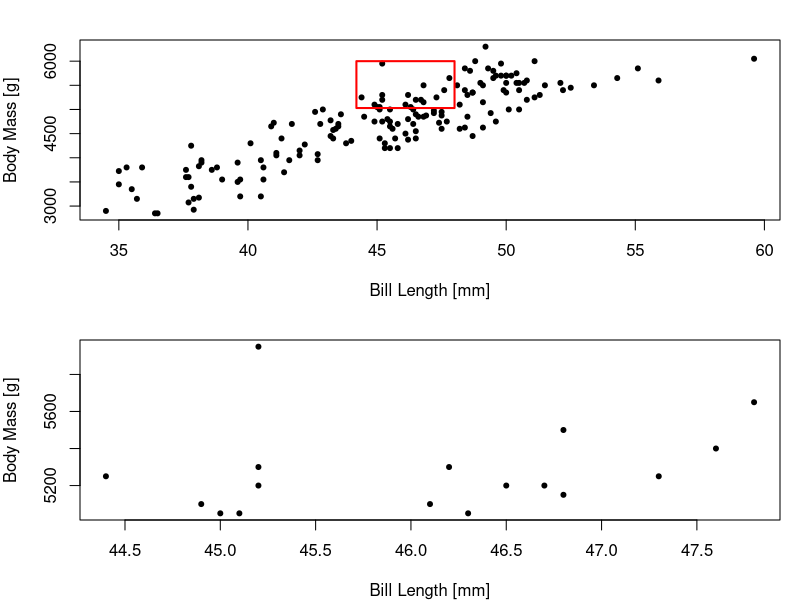
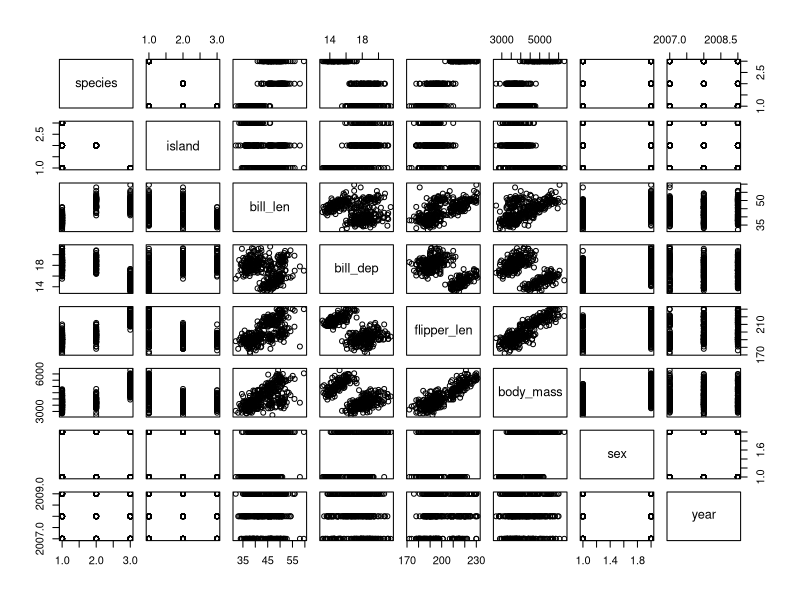
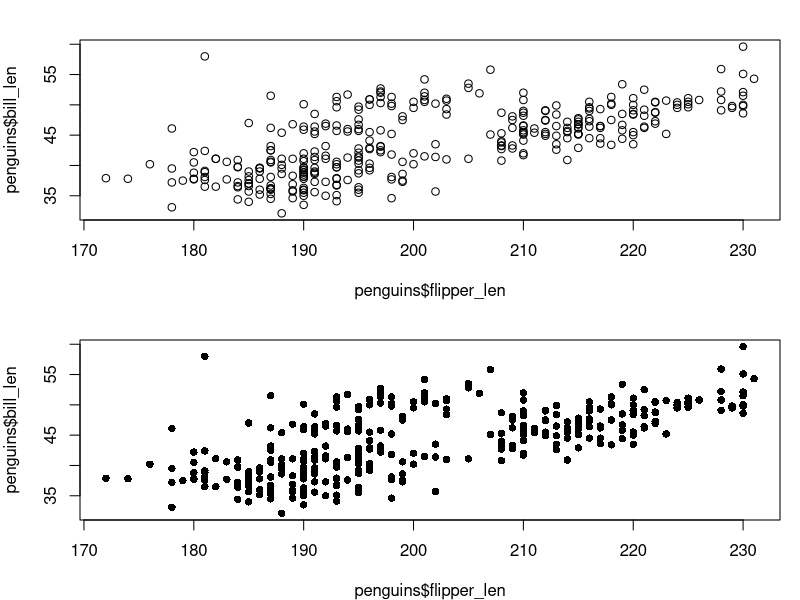
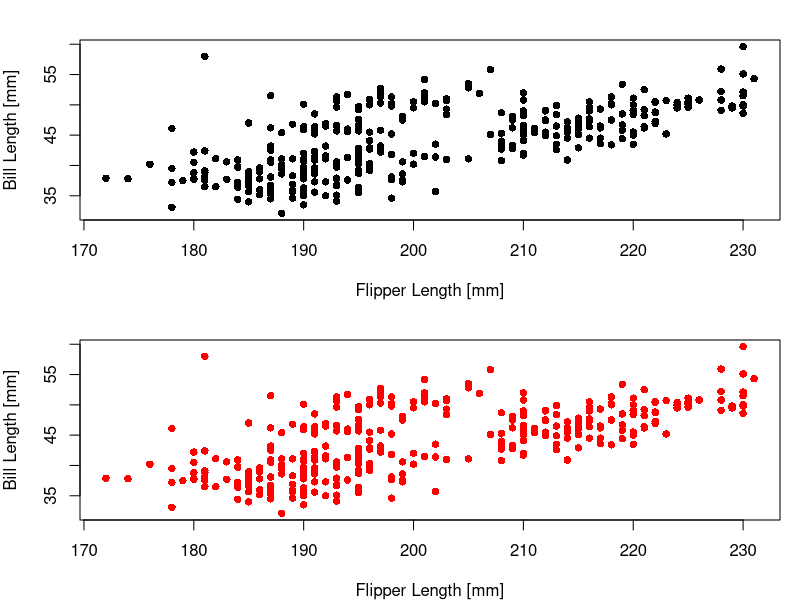
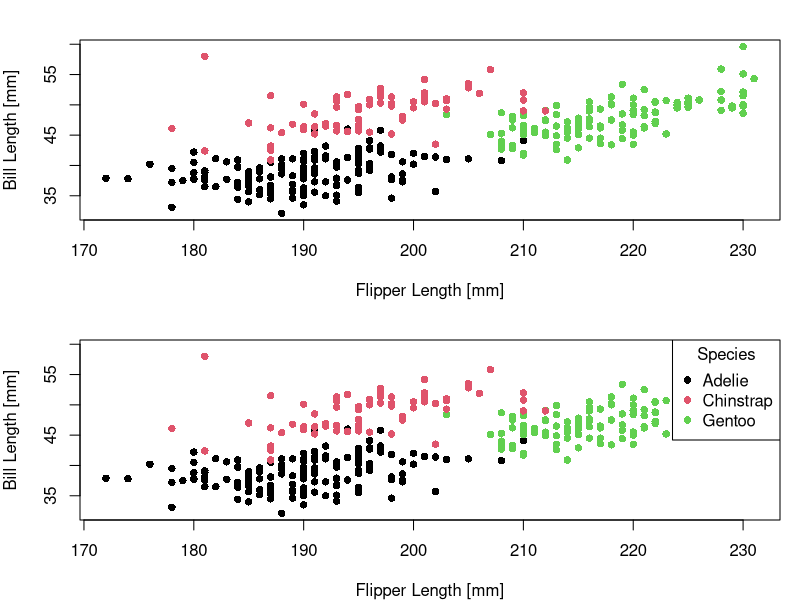
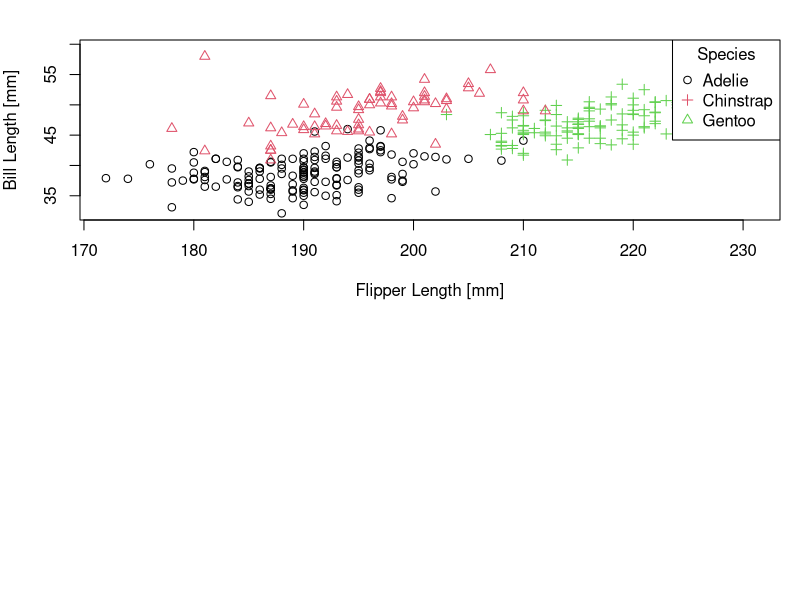
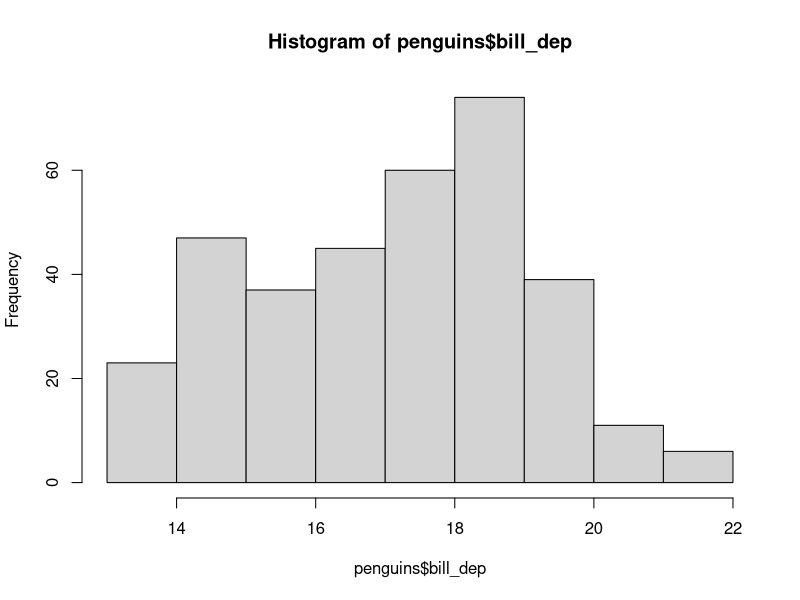
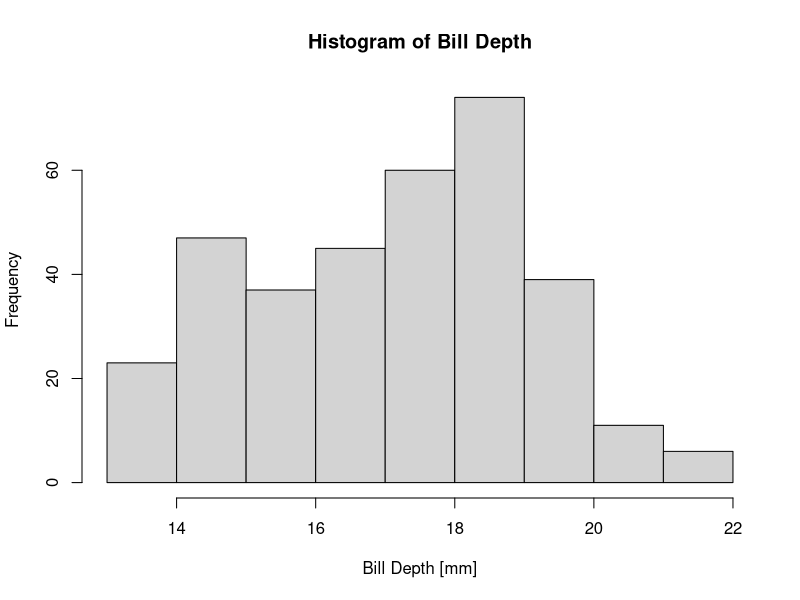

Write R code to recreate these figures, in order.
## ---- chunk 1
penguins
## ---- chunk 2
class(penguins)
## ---- chunk 3
str(penguins)
## ---- chunk 4
head(penguins)
tail(penguins)
## ---- chunk 5
head(penguins, n = 10)
tail(penguins, n = 10)
## ---- chunk 6
length(penguins)
## ---- chunk 7
dim(penguins)
## ---- chunk 8
penguins[1:6, ]
## ---- chunk 9
1:6
## ---- chunk 10
penguins[c(1, 2, 3, 4, 5, 6), ]
## ---- chunk 11
penguins[seq(1, 6), ]
## ---- chunk 12
i <- 1:6
penguins[i, ]
## ---- chunk 13
penguins[1:10, 1:2]
## ---- chunk 14
penguins[1:10, c("species", "island")]
## ---- chunk 15
summary(penguins)
## ---- chunk 16

unique(penguins$species)

## ---- chunk 17
penguins$species
## ---- chunk 18
table(penguins$species)
## ---- chunk 19
table(penguins$island)
## ---- chunk 20

table(penguins$species, penguins$island)

## ---- chunk 21
penguins_raw
## ---- chunk 22
str(penguins_raw)
## ---- chunk 23
summary(penguins_raw)
## ---- chunk 24
peng_raw <- penguins_raw
head(peng_raw[, 1:3])
## ---- chunk 25
head(peng_raw[, c("studyName", "Sample Number", "Species")])
## ---- chunk 26
names_raw <- c(
  "Species", "Island", "Date Egg", "Culmen Length (mm)", "Culmen Depth (mm)",
  "Flipper Length (mm)", "Body Mass (g)", "Sex"
) 
peng_sel <- peng_raw[, names_raw]
head(peng_sel)
## ---- chunk 27
str(peng_sel)
## ---- chunk 28
names(peng_sel) <- c(
  "species", "island", "year", "bill_len", "bill_dep", 
  "flipper_len", "body_mass","sex"
)
head(peng_sel)
## ---- chunk 29
peng_relocate <- peng_sel[, c(1, 2, 4, 5, 6, 7, 8, 3)]
head(peng_relocate)
## ---- chunk 30

peng_relocate$year

## ---- chunk 31
peng_relocate$year <- format(peng_relocate$year, "%Y")
head(peng_relocate)
## ---- chunk 32
peng_relocate$species <- sub(" .*", "", peng_relocate$species)
peng_relocate$sex <- tolower(peng_relocate$sex) # sex degiskenini kucuk harfe ceviriyoruz 

head(peng_relocate)
## ---- chunk 33
identical(penguins, peng_relocate)
## ---- chunk 34
str(penguins)
## ---- chunk 35
str(peng_relocate)
## ---- chunk 36
peng_relocate$species <- as.factor(peng_relocate$species)
peng_relocate$island <- as.factor(peng_relocate$island)
peng_relocate$flipper_len <- as.integer(peng_relocate$flipper_len)
peng_relocate$body_mass <- as.integer(peng_relocate$body_mass)
peng_relocate$sex <- as.factor(peng_relocate$sex)
peng_relocate$year <- as.integer(peng_relocate$year)

str(peng_relocate)
## ---- chunk 37
identical(penguins, peng_relocate)
## ---- chunk 38
peng_relocate[peng_relocate$island == "Biscoe", ]
## ---- chunk 39
peng_relocate$island == "Biscoe"
## ---- chunk 40
peng_biscoe <- peng_relocate[peng_relocate$island == "Biscoe", ]
head(peng_biscoe)
## ---- chunk 41
summary(peng_biscoe)
## ---- chunk 42
is.na(peng_biscoe$sex)
## ---- chunk 43
peng_biscoe[is.na(peng_biscoe$sex), ]
## ---- chunk 44
peng_biscoe_compl <- peng_biscoe[!is.na(peng_biscoe$sex), ]
head(peng_biscoe_compl)
## ---- chunk 45
summary(peng_biscoe_compl)
## ---- chunk 46

peng_biscoe_filt <- peng_biscoe_compl[
  peng_biscoe_compl$bill_len < 48 & peng_biscoe_compl$body_mass > 5000, 
]
peng_biscoe_filt
## ---- chunk 47
par(mfrow = c(2, 1), mar = c(4, 4, 2, 1)) # mfrow ile grafigi 2 satira bolduk, mar ile margin ayarladik
plot(
  peng_biscoe_compl$bill_len,
  peng_biscoe_compl$body_mass,
  xlab = "Bill Length [mm]",                      # x ekseni basligi
  ylab = "Body Mass [g]",                         # y ekseni basligi
  pch = 20                                        # pch (plot characters) nokta sekli icin
)
rect(                                             # filtreledigimiz degerleri kirmizi bir diktortgen ile belirttik
  xleft = min(peng_biscoe_filt$bill_len) - 0.2 ,  # minimum x ekseni degeri - 0.2
  ybottom = min(peng_biscoe_filt$body_mass) - 20, # minimum y ekseni degeri - 20
  xright = max(peng_biscoe_filt$bill_len) + 0.2,  # maksimum x ekseni degeri + 0.2
  ytop = max(peng_biscoe_filt$body_mass) + 50,    # maksimum y ekseni degeri + 50
  border = "red",                                 # kirmizi rengi 
  lwd = 2                                         # lwd (linewidth) cizgi kalinligi
)
plot(
  peng_biscoe_filt$bill_len, 
  peng_biscoe_filt$body_mass,
  xlab = "Bill Length [mm]",
  ylab = "Body Mass [g]",
  pch = 20
)
## ---- chunk 48
peng_biscoe_compl[peng_biscoe_compl$year %in% c(2008, 2009), ]
## ---- chunk 49

order(peng_relocate$bill_len)

## ---- chunk 50

peng_relocate[order(peng_relocate$bill_len), ]

## ---- chunk 51
sort_by(peng_relocate, peng_relocate$bill_len)
## ---- chunk 52
peng_relocate[order(peng_relocate$bill_len, decreasing = TRUE), ]
peng_relocate[order(-peng_relocate$bill_len), ]

## ---- chunk 53
sort_by(peng_relocate, -peng_relocate$bill_len)
## ---- chunk 54
peng_relocate[order(-peng_relocate$year, -peng_relocate$bill_len), ]
## ---- chunk 55
sort_by(peng_relocate, list(-peng_relocate$year, -peng_relocate$bill_len))
## ---- chunk 56
peng_relocate[!duplicated(peng_relocate$body_mass), ]
## ---- chunk 57
peng_relocate[duplicated(peng_relocate$body_mass), ]

## ---- chunk 58

mean(peng_relocate$bill_len, na.rm = TRUE) # na.rm = TRUE kullanarak ortalama hesaplarken NA degerleri yok sayiyoruz.

## ---- chunk 59
tapply(peng_relocate$bill_len, peng_relocate$species, mean, na.rm = TRUE)
## ---- chunk 60
tapply(peng_relocate$bill_len, peng_relocate$species, function(x) mean(x, na.rm = TRUE))
tapply(peng_relocate$bill_len, peng_relocate$species, \(x) mean(x, na.rm = TRUE))
## ---- chunk 61
tapply(
  peng_relocate$bill_len, 
  list(peng_relocate$species, peng_relocate$island), 
  \(x) mean(x, na.rm = TRUE)
)
## ---- chunk 62
tapply(
  peng_relocate$bill_len, 
  peng_relocate$species, 
  \(x) data.frame(
    mean = mean(x, na.rm = TRUE),
    median = median(x, na.rm = TRUE)
  )
)
## ---- chunk 63
aggregate(
  peng_relocate$bill_len, 
  list(peng_relocate$species, peng_relocate$island), 
  \(x) c(
    mean = mean(x, na.rm = TRUE),
    median = median(x, na.rm = TRUE)
  )
)
## ---- chunk 64
dat_by <- by(
  peng_relocate, 
  list(peng_relocate$species, peng_relocate$island), 
  \(x) data.frame(
    species = x$species[1], # sadece essiz degerleri almasi icin
    island = x$island[1],   # sadece essiz degerleri almasi icin
    mean = mean(x$bill_len, na.rm = TRUE),
    median = median(x$bill_len, na.rm = TRUE)
  )
) 
peng_summ <- do.call(rbind, dat_by)
peng_summ
## ---- chunk 65
plot(penguins)
## ---- chunk 66
plot(penguins$flipper_len, penguins$bill_len)
## ---- chunk 67
plot(penguins$flipper_len, penguins$bill_len, pch = 16)
## ---- chunk 68
plot(
  penguins$flipper_len, 
  penguins$bill_len, 
  pch = 16,
  xlab = "Flipper Length [mm]",
  ylab = "Bill Length [mm]"
)
## ---- chunk 69
plot(
  penguins$flipper_len, 
  penguins$bill_len, 
  col = "red",
  pch = 16,
  xlab = "Flipper Length [mm]",
  ylab = "Bill Length [mm]"
)
## ---- chunk 70
plot(
  penguins$flipper_len, 
  penguins$bill_len, 
  col = penguins$species,
  pch = 16,
  xlab = "Flipper Length [mm]",
  ylab = "Bill Length [mm]"
)
## ---- chunk 71
plot(
  penguins$flipper_len, 
  penguins$bill_len, 
  col = penguins$species,
  pch = 16,
  xlab = "Flipper Length [mm]",
  ylab = "Bill Length [mm]"
)
legend("topright", legend = levels(penguins$species), col = 1:3, pch = 16, title = "Species")
## ---- chunk 72
plot(
  penguins$flipper_len, 
  penguins$bill_len, 
  col = penguins$species,
  pch = as.integer(penguins$species),
  xlab = "Flipper Length [mm]",
  ylab = "Bill Length [mm]"
)
legend(
  "topright", 
  legend = levels(penguins$species),
  col = 1:3, 
  pch = unique(as.integer(penguins$species)), 
  title = "Species"
 )
## ---- chunk 73
#| echo: false
#| message: false
#| warning: false
 
invisible(dev.off())

## ---- chunk 74
hist(penguins$bill_dep)
## ---- chunk 75
hist(
  penguins$bill_dep, 
  xlab = "Bill Depth [mm]", 
  main = "Histogram of Bill Depth"
)
